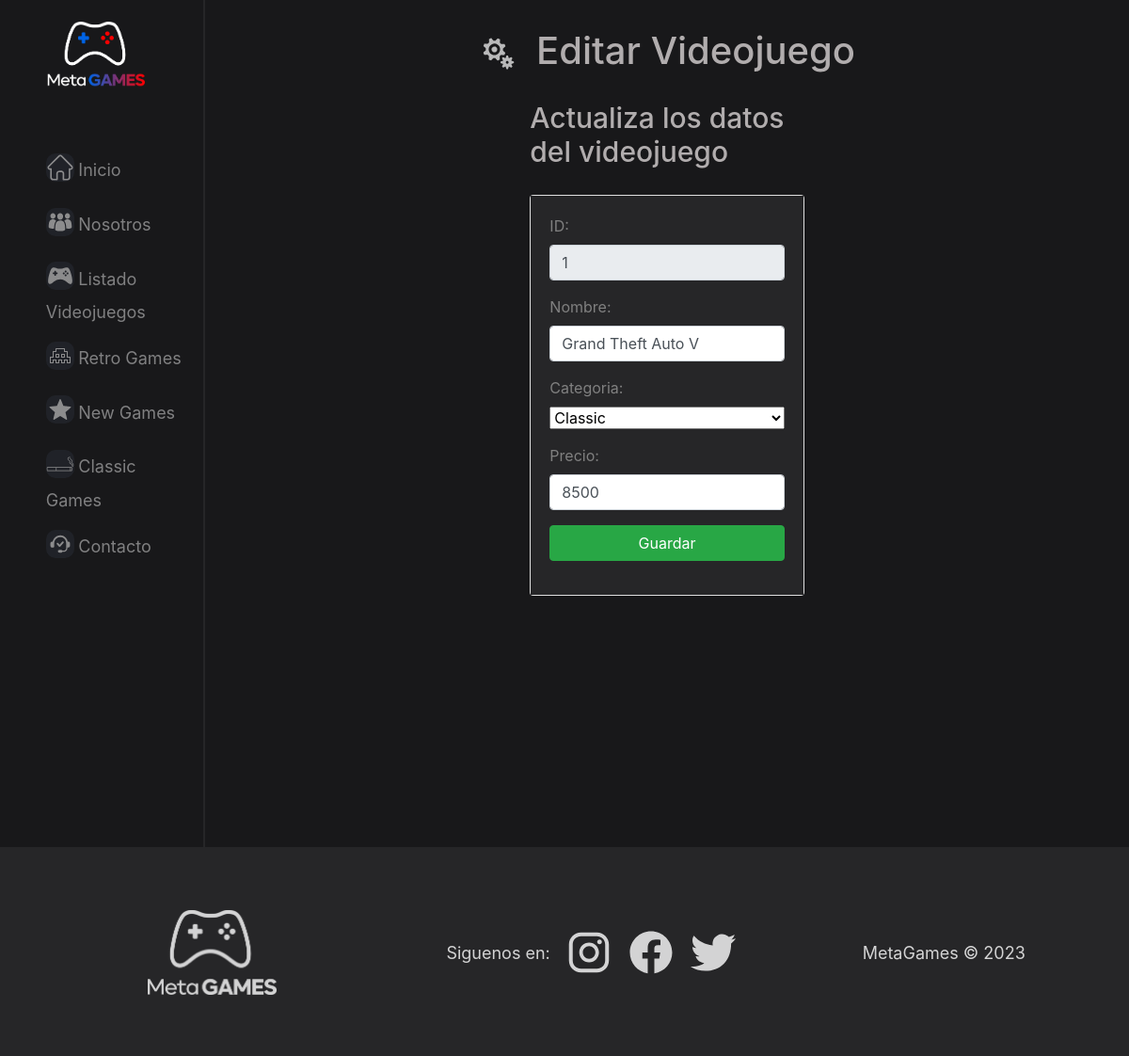
The page /editar/1 on the database its author committed.
### main/models.py (models this page shows, shortened)
class Juego(models.Model):
    id = models.AutoField(primary_key=True)
    nombre = models.CharField(max_length=50)
    categoria = models.ForeignKey('Categoria',on_delete=models.CASCADE, db_column='idCategoria')
    precio = models.IntegerField()
    image = models.ImageField(null=True, blank=True, upload_to="images/")

class Categoria(models.Model):
    id = models.AutoField(db_column='idCategoria', primary_key=True)
    nombre = models.CharField(max_length=50, blank=False, null=False)

### main/views.py (the view)
# urls.py: path('editar/<codigo>', views.editar, name='editar'),
def editar(request, codigo):
    juego = Juego.objects.get(id=codigo)
    categorias = Categoria.objects.all()
    context={"juego":juego,"categorias":categorias}
    return render(request, "main/editar.html", context)

### main/templates/main/editar.html (shortened to what this page needs)
{% load static %}
<!DOCTYPE html>
<html lang="en">
<head>
    <link rel="stylesheet" href="{% static 'main/css/styles.css' %}">
    <link rel="stylesheet" href="https://cdn.jsdelivr.net/npm/bootstrap@4.3.1/dist/css/bootstrap.min.css">
    <link rel="stylesheet" href="https://unicons.iconscout.com/release/v4.0.0/css/line.css"   />
</head>
<body class="cuerpo">
    <nav class="izquierda">
        <img class="logo" src="{% static 'main/media/MetaGamesLogo_2.png' %}" alt="Logo de Meta-Games">
        <ul>
          <li> <img src="{% static 'main/media/icons/Inicio.svg' %}" alt="icon inicio"> <a href="{% url 'index' %}">Inicio</a></li>
          <li> <img src="{% static 'main/media/icons/Nosotros.svg' %}" alt="icon nosotros"> <a href="{% url 'nosotros' %}">Nosotros</a></li>
          <li> <img src="{% static 'main/media/icons/games.svg' %}" alt="icon games"> <a href="{% url 'games' %}">Listado Videojuegos</a></li>
          <li> <img src="{% static 'main/media/icons/Retro.svg' %}" alt="icon retrogames"> <a href="{% url 'retrogames' %}">Retro Games</a></li>
          <li> <img src="{% static 'main/media/icons/Nuevos.svg' %}" alt="icon nuevos"> <a href="{% url 'newgames' %}">New Games</a></li>
          <li> <img src="{% static 'main/media/icons/Clasicos.svg' %}" alt="icon clasicos"> <a href="{% url 'classicgames' %}">Classic Games</a></li>
          <li> <img src="{% static 'main/media/icons/Contactanos.svg' %}"alt="icon contacto"> <a href="{% url 'contactanos' %}">Contacto</a></li>
       </ul>
    </nav>
    <main class="contenido">
        <br>
        <div class="titulo-pagina"><img src="{% static 'main/media/icons/config.svg' %}"><span>Editar Videojuego</span></div>
        <div class="row">
            <div class="col-md-4 offset-md-4">
                <h2 class="subtitulo">Actualiza los datos del videojuego</h2>
                <div class="card">
                    <div class="card-body">
                        <form action="/editarJuego/" method="POST" style="color: grey; background-color: #262628;">
                            <div class="form-group">
                                <label for="id">ID: </label>
                                <input type="text" id="id" name="id" class="form-control" value="{{juego.id}}" readonly>
                            </div>
                            <div class="form-group">
                                <label for="nombre">Nombre: </label>
                                <input type="text" id="nombre" name="nombre" class="form-control" value="{{juego.nombre}}">
                            </div>
                            <div class="form-group">
                                <label for="categoria">Categoria: </label>
                                <select class="form-select" id="categoria" name="categoria" style="width: 100%;">
                                    <option value={{juego.categoria.id}} selected>{{juego.categoria.nombre}}</option>
                                </select>
                            </div>
                            <div class="form-group">
                                <label for="precio">Precio: </label>
                                <input type="number" id="precio" name="precio" class="form-control" value="{{juego.precio}}">
                            </div>
                            <div class="form-group">
                                <button type="submit" class="btn btn-success btn-block text-white">Guardar</button>
                            </div>
                        </form>
                    </div>
                </div>
            </div>
        </div>
    </main>
    <footer class="pie">
        <div class="izq_pie">
          <img class="logo_pie" src="{% static 'main/media\MetaGamesLogo_3.png' %}" alt="Logo de Meta-Games blanco">
        </div>
        <div class="centro_pie">
          <span>Siguenos en: </span>
          <a href="https://www.instagram.com/"><img class="fa-instagram" src="{% static 'main/media/icons/instagram.svg' %}" alt="Logo de Instagram"></a>
          <a href="https://www.facebook.com/"><img class="fa-facebook-f" src="{% static 'main/media/icons/facebook.svg' %}" alt="Logo de Instagram"></a>
          <a href="https://twitter.com/"><img class="fa-google-plus-g" src="{% static 'main/media/icons/twitter.svg' %}" alt="Logo de Instagram"></a>
        </div>
        <div class="der_pie">
          <span>MetaGames © 2023</span>
        </div>
    </footer>
</body>
</html>

### main/static/main/css/styles.css (style rules this page uses)
.cuerpo { margin-top: 0%; margin-left: 0%; margin-right: 0%; margin-bottom: 0%; margin: 0px; padding: 0px; background: #18181a; }
.izquierda { position: absolute; width: 18%; height: 100%; color: white; position: fixed; }
.izquierda ul li { list-style: none; padding: 5%; opacity: 0.5; transition: 0.4s; }
.izquierda ul li a { text-decoration: none; color: white; opacity: 0.9; font-size: large; }
.izquierda ul img { background: #3a40518b; height: 30px; margin-bottom: 10px; transition: 0.5s; border-top-left-radius: 10px; border-bottom-left-radius: 10px; border-bottom-right-radius: 10px; border-top-right-radius: 10px; }
.logo { width: 65%; padding-left: 25%; padding-top: 15%; padding-bottom: 30%; transition: 0.5s; }
.contenido { margin-left: 18%; border-left: 2px solid #262628; min-height: 900px; padding-left: 2%; padding-right: 2%; padding-bottom: 2%; }
.titulo-pagina { padding-bottom: 20px; text-align: center; color: rgb(243, 237, 237); font-size: 40px; font-weight: 500; opacity: 0.7; }
.subtitulo { color: rgb(243, 237, 237); font-size: 30px; font-weight: 500; opacity: 0.7; padding-bottom: 20px; }
.titulo-pagina img { height: 60px; padding-right: 2%; }
.pie { position: absolute; width: 100%; height: 20%; background-color: #262628; text-align: center; color: white; padding: 2%; }
.logo_pie { height: 90px; }
.pie a { display: inline; padding-left: 4%; }
.izq_pie { float: left; width: 35%; height: 100%; display: flex; justify-content: center; align-items: center; opacity: 0.8; }
.der_pie { float: right; width: 30%; height: 100%; display: flex; justify-content: center; align-items: center; opacity: 0.8; }
.centro_pie { float: left; width: 35%; height: 100%; display: flex; justify-content: center; align-items: center; opacity: 0.8; }
.pie span { font-size: large; vertical-align: middle; }
.card { background-color: transparent; border: 0px; transition: transform 0.15s; }
.card-body { color: white; background-color: #262628; }
.centro_pie a img { border-radius: 10px; width: 50px; }

### rows shown on the page
Juego: id "1", nombre "Grand Theft Auto V", categoria "Classic", precio "8500"
